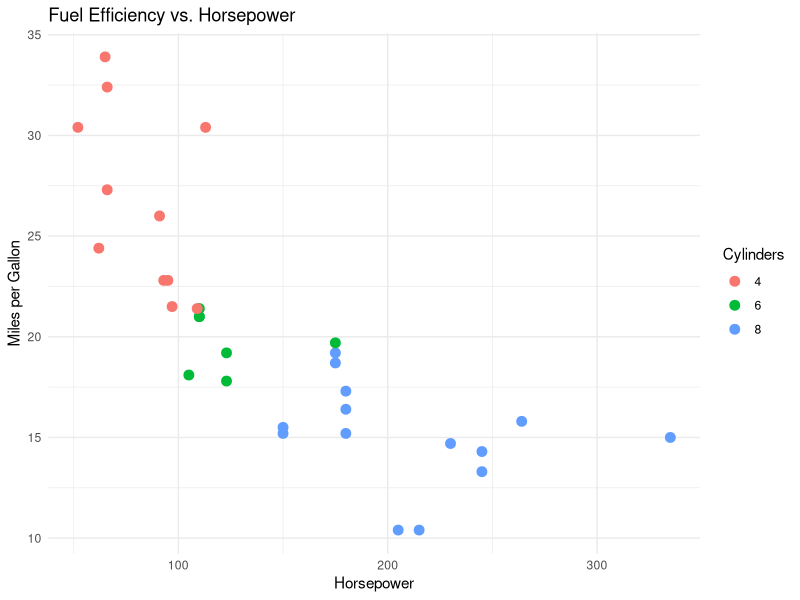

R code for this plot:
## ---- chunk 1
#| echo: false
library(ggplot2)
ggplot(mtcars, aes(x = hp, y = mpg, color = factor(cyl))) +
  geom_point(size = 3) +
  labs(
    title = "Fuel Efficiency vs. Horsepower",
    x = "Horsepower",
    y = "Miles per Gallon",
    color = "Cylinders"
  ) +
  theme_minimal()
